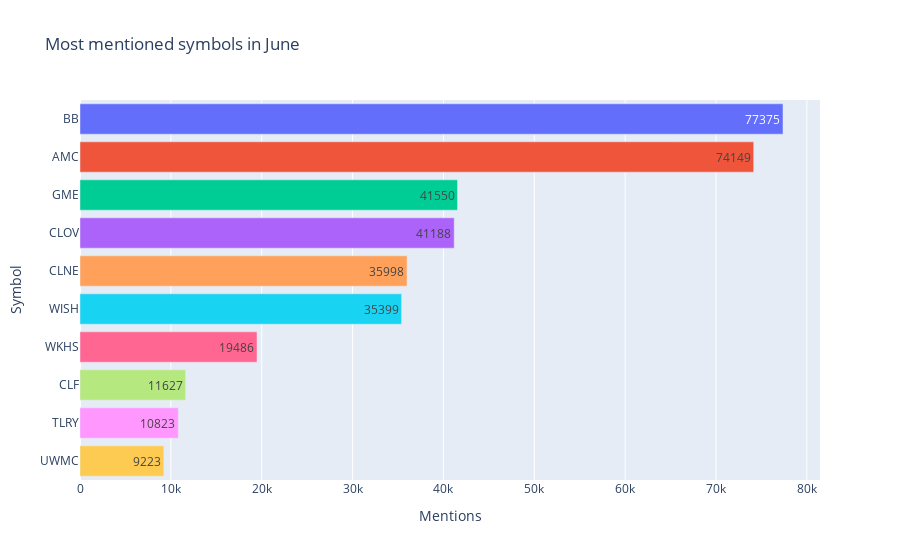

Notebook cell for this chart:
### Code cell
fig = px.bar(top_symbols_june_df[0:10], x="num_mentions", y="symbol", text="num_mentions", color='symbol', orientation='h', title='Most mentioned symbols in June', labels={'num_mentions': 'Mentions', 'symbol': 'Symbol'})
fig.update_layout(showlegend=False)
fig.show()

### Figure 1 — Plotly figure (JSON) as saved in the notebook; plotly's stock layout.template omitted (floating-point values rounded to 4 significant figures)
{"data": [{"alignmentgroup": "True", "hovertemplate": "Symbol=%{y}<br>Mentions=%{text}<extra></extra>", "legendgroup": "BB", "marker": {"color": "#636efa", "pattern": {"shape": ""}}, "name": "BB", "offsetgroup": "BB", "orientation": "h", "showlegend": true, "text": ["77375"], "textposition": "auto", "type": "bar", "x": [77375], "xaxis": "x", "y": ["BB"], "yaxis": "y"}, {"alignmentgroup": "True", "hovertemplate": "Symbol=%{y}<br>Mentions=%{text}<extra></extra>", "legendgroup": "AMC", "marker": {"color": "#EF553B", "pattern": {"shape": ""}}, "name": "AMC", "offsetgroup": "AMC", "orientation": "h", "showlegend": true, "text": ["74149"], "textposition": "auto", "type": "bar", "x": [74149], "xaxis": "x", "y": ["AMC"], "yaxis": "y"}, {"alignmentgroup": "True", "hovertemplate": "Symbol=%{y}<br>Mentions=%{text}<extra></extra>", "legendgroup": "GME", "marker": {"color": "#00cc96", "pattern": {"shape": ""}}, "name": "GME", "offsetgroup": "GME", "orientation": "h", "showlegend": true, "text": ["41550"], "textposition": "auto", "type": "bar", "x": [41550], "xaxis": "x", "y": ["GME"], "yaxis": "y"}, {"alignmentgroup": "True", "hovertemplate": "Symbol=%{y}<br>Mentions=%{text}<extra></extra>", "legendgroup": "CLOV", "marker": {"color": "#ab63fa", "pattern": {"shape": ""}}, "name": "CLOV", "offsetgroup": "CLOV", "orientation": "h", "showlegend": true, "text": ["41188"], "textposition": "auto", "type": "bar", "x": [41188], "xaxis": "x", "y": ["CLOV"], "yaxis": "y"}, {"alignmentgroup": "True", "hovertemplate": "Symbol=%{y}<br>Mentions=%{text}<extra></extra>", "legendgroup": "CLNE", "marker": {"color": "#FFA15A", "pattern": {"shape": ""}}, "name": "CLNE", "offsetgroup": "CLNE", "orientation": "h", "showlegend": true, "text": ["35998"], "textposition": "auto", "type": "bar", "x": [35998], "xaxis": "x", "y": ["CLNE"], "yaxis": "y"}, {"alignmentgroup": "True", "hovertemplate": "Symbol=%{y}<br>Mentions=%{text}<extra></extra>", "legendgroup": "WISH", "marker": {"color": "#19d3f3", "pattern": {"shape": ""}}, "name": "WISH", "offsetgroup": "WISH", "orientation": "h", "showlegend": true, "text": ["35399"], "textposition": "auto", "type": "bar", "x": [35399], "xaxis": "x", "y": ["WISH"], "yaxis": "y"}, {"alignmentgroup": "True", "hovertemplate": "Symbol=%{y}<br>Mentions=%{text}<extra></extra>", "legendgroup": "WKHS", "marker": {"color": "#FF6692", "pattern": {"shape": ""}}, "name": "WKHS", "offsetgroup": "WKHS", "orientation": "h", "showlegend": true, "text": ["19486"], "textposition": "auto", "type": "bar", "x": [19486], "xaxis": "x", "y": ["WKHS"], "yaxis": "y"}, {"alignmentgroup": "True", "hovertemplate": "Symbol=%{y}<br>Mentions=%{text}<extra></extra>", "legendgroup": "CLF", "marker": {"color": "#B6E880", "pattern": {"shape": ""}}, "name": "CLF", "offsetgroup": "CLF", "orientation": "h", "showlegend": true, "text": ["11627"], "textposition": "auto", "type": "bar", "x": [11627], "xaxis": "x", "y": ["CLF"], "yaxis": "y"}, {"alignmentgroup": "True", "hovertemplate": "Symbol=%{y}<br>Mentions=%{text}<extra></extra>", "legendgroup": "TLRY", "marker": {"color": "#FF97FF", "pattern": {"shape": ""}}, "name": "TLRY", "offsetgroup": "TLRY", "orientation": "h", "showlegend": true, "text": ["10823"], "textposition": "auto", "type": "bar", "x": [10823], "xaxis": "x", "y": ["TLRY"], "yaxis": "y"}, {"alignmentgroup": "True", "hovertemplate": "Symbol=%{y}<br>Mentions=%{text}<extra></extra>", "legendgroup": "UWMC", "marker": {"color": "#FECB52", "pattern": {"shape": ""}}, "name": "UWMC", "offsetgroup": "UWMC", "orientation": "h", "showlegend": true, "text": ["9223"], "textposition": "auto", "type": "bar", "x": [9223], "xaxis": "x", "y": ["UWMC"], "yaxis": "y"}], "layout": {"barmode": "relative", "legend": {"title": {"text": "Symbol"}, "tracegroupgap": 0}, "showlegend": false, "title": {"text": "Most mentioned symbols in June"}, "xaxis": {"anchor": "y", "domain": [0, 1], "title": {"text": "Mentions"}}, "yaxis": {"anchor": "x", "categoryarray": ["UWMC", "TLRY", "CLF", "WKHS", "WISH", "CLNE", "CLOV", "GME", "AMC", "BB"], "categoryorder": "array", "domain": [0, 1], "title": {"text": "Symbol"}}}}
